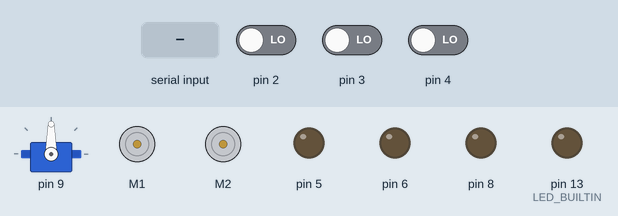
Simulated run of this sketch. Board: Arduino Uno, built with avr-gcc and run on an emulated ATmega328P. Shown: servo, 2 × DC motor (green arrow = forward, orange = backward, longer = faster), output pins drawn as LEDs (lit = HIGH). Inputs (shaded band) come from the test bench; at power-on: pin 2 LOW, pin 4 LOW, pin 3 LOW. What the sketch prints to the serial monitor is not drawn.

Above: at 13.2 s.
13.3 s: pin 2 driven HIGH
At 14.4 s:
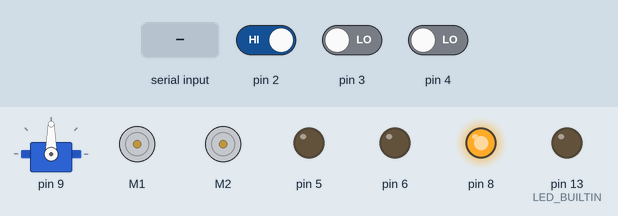
14.8 s: pin 4 driven HIGH
At 15.5 s:
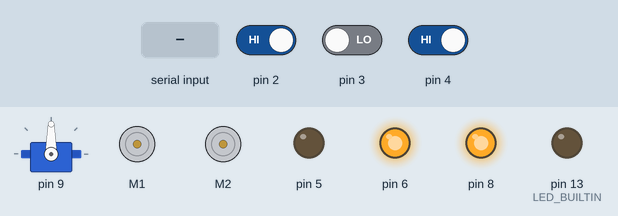
16.3 s: "a\n" received over Serial
At 16.8 s:
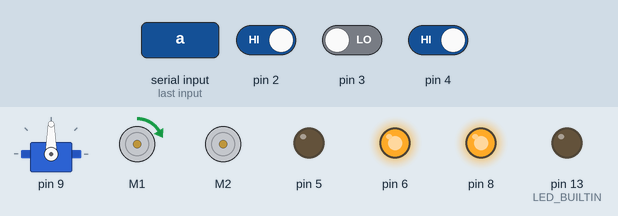
17.8 s: "c\n" received over Serial
At 19.0 s:
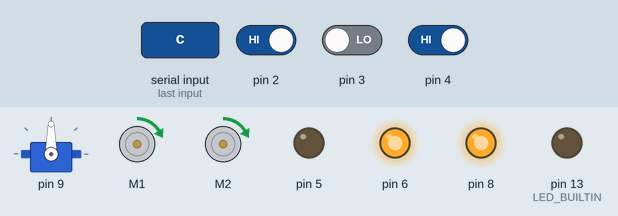
19.3 s: "e\n" received over Serial
At 20.2 s:
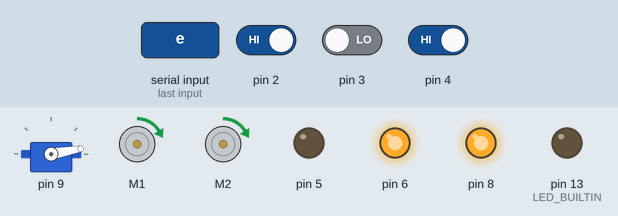
20.8 s: pin 2 driven LOW
At 21.3 s:
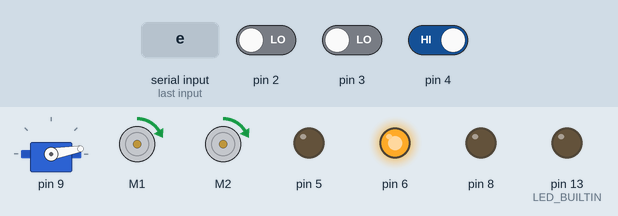
Timing chart, 0 to 23.3 s (numbered marks = the images above; inputs shaded):
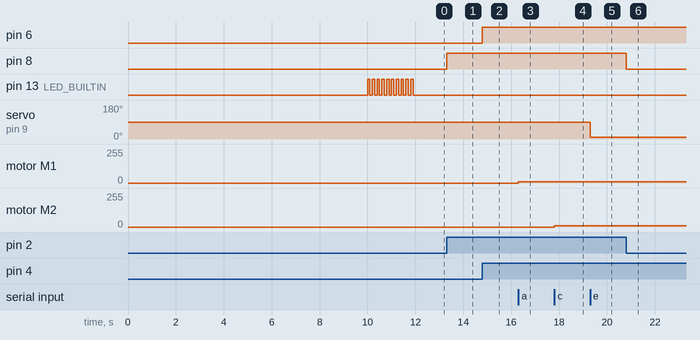

Measured:
- after the input at 13.3 s, pin 8: LOW → HIGH at once
- after the input at 14.8 s, pin 6: LOW → HIGH at once
- after the input at 16.3 s, motor M1: stopped → forward 10/255 at once
- after the input at 17.8 s, motor M2: stopped → forward 10/255 at once
- after the input at 19.3 s, servo on pin 9: 90° → 10° at once
- after the input at 20.8 s, pin 8: HIGH → LOW at once

The sketch:

main.ino
```cpp
#include "Arduino.h"
#include "DeviceControllers.h"
#include "Adafruit_MotorShield.h"
#include <Servo.h>

// pointer declaration for I/O objects
DCMotor* right_fwd;
DCMotor* right_bwd;
DCMotor* left_fwd;
DCMotor* left_bwd;
DCMotor* pulley_up;
DCMotor* pulley_down;
DCMotor* pusher_out;
DCMotor* pusher_in;
Button* hall_effect1;
Button* hall_effect2;
Button* IR_sensor;
IDP_servo* selector_servo;
LED* drive_led;
LED* hall_led;
LED* IR_led;

void establishContact();
String input_command = "";         // a String to hold incoming data
bool string_complete = false;  // whether the string is complete

void setup() {
	AFMS.begin();   // create with the default frequency 1.6KHz

	// I/O object definitions

  drive_led = new LED(5);
  right_fwd = new DCMotor(1,FORWARD);
  right_bwd = new DCMotor(1,BACKWARD);
  left_fwd = new DCMotor(2, FORWARD);
  left_bwd = new DCMotor(2, BACKWARD);
  pulley_up = new DCMotor(3, FORWARD);
  pulley_down = new DCMotor(3, BACKWARD);
  pusher_out = new DCMotor(4, FORWARD);
  pusher_in = new DCMotor(4, BACKWARD);
  selector_servo = new IDP_servo(9); // pin 9
  hall_effect1 = new Button(2); // pin 2
  hall_effect2 = new Button(3);
  IR_sensor = new Button(4);
  hall_led = new LED(8);
  IR_led = new LED(6);
  // start serial port at 9600 bps:
  Serial.begin(9600);
  while (!Serial) {
    ; // wait for serial port to connect. Needed for native USB port only
  }
// initialize digital pin LED_BUILTIN as an output.
  pinMode(LED_BUILTIN, OUTPUT);
  input_command.reserve(200); // reserve memory for command

  establishContact();   //send a byte to establish contact until receiver responds
  // paired with handshake function in Python
}

void loop() {
	if ((hall_effect1 -> read_state())||(hall_effect2 -> read_state())){
		hall_led -> set_state(HIGH);
	}else{
		hall_led -> set_state(LOW);
	}
	if (IR_sensor -> read_state()){
		IR_led -> set_state(HIGH);
	}else{
		IR_led -> set_state(LOW);
	}
    if (string_complete) {
        // switch statement for interpreting commands from serial
    	switch(input_command[0]){
    	case 'a':
    		right_fwd->set_state(int(input_command[1])); //  reverts Char input back into int
			break;
    	case 'b':
			right_bwd->set_state(int(input_command[1]));
			break;
    	case 'c':
			left_fwd->set_state(int(input_command[1]));
			break;
    	case 'd':
			left_bwd->set_state(int(input_command[1]));
    	    break;
    	case 'e':
			selector_servo->set_state(int(input_command[1])); //position arg
			break;
    	case 'f':
			pulley_up->set_state(int(input_command[1]));
			break;
    	case 'g':
			pulley_down->set_state(int(input_command[1]));
			break;
    	case 'h':
			pusher_out->set_state(int(input_command[1]));
			break;
		case 'i':
			pusher_in->set_state(int(input_command[1]));
			break;
		case 'j':
			Serial.write((hall_effect1 -> read_state())||(hall_effect2 -> read_state()));
			break;
		case 'k':
			Serial.write(IR_sensor -> read_state());
			break;
		case 'l':
			drive_led -> set_state(int(input_command[1]));

    	default :;
    	}
    // clear the string:
    input_command = "";
    string_complete = false;
  }

 }


void serialEvent() {
  // using serialEvent(), called at the end of each loop (called when data is available)
  //This is where commands come in
  while (Serial.available()) {
    // get the new byte:
    char inChar = (char)Serial.read();
    // add it to the input_command, 1st should be a Char, second an int Char conversion just to make it fit in string
    input_command += inChar;
    // if the incoming character is a newline, set a flag so the main loop can
    // do something about it:
    if (inChar == '\n') {
      string_complete = true;
    }
  }
}


void establishContact() {
    // written mostly get familiar with

    //THIS FUNC IN SETUP, "handshake" in python immediately after port connection established
    Serial.write("hello"); // send handshake message
    int counter = 0;
    // loops until it gets something or it times out
    while(true){

    if (Serial.available() > 0){
      int message = Serial.read();
      Serial.write(char(message)); // should receive an H
      break;
    }else if(counter == 20){
      for( int a = 0; a < 10; a++ ){
       digitalWrite(LED_BUILTIN, HIGH);
       delay(100); //flashing LED indicates failed connection
       digitalWrite(LED_BUILTIN, LOW);
       delay(100);
       }
       break;
    }else{
      counter++;
      delay(500);
    }

    }
}
```

DeviceControllers.cpp
```cpp
/*
 * DeviceControllers.cpp
 *
 *  Created on: 27 Feb 2019
 *      Author: guyIsSmexy6969
 */
#include <Servo.h>
#include "DeviceControllers.h"
#include "Arduino.h"
#include "Adafruit_MotorShield.h"
// GET RID OF ALL SERIAL STUFF IT BREAKS THE HANDSHAKE
const int max_arg = 8;
Adafruit_MotorShield AFMS = Adafruit_MotorShield();


IO::IO(int pin_number){ //Parameterised constructor for generic IO
	pin = pin_number;

}

void IO::print_pin_state(){
//just prints the pin number
	Serial.println(pin);
}

Sensor::Sensor(int pin_number) : IO(pin_number){
	pinMode(pin, INPUT);
}

bool Sensor::state_changed(){ //default state changed check is pretty literal
	//if this works I'll be very impressed, considering read_state isn't defined yet
	int new_state = read_state();
	bool state_changed = (old_state != new_state);
	old_state = new_state; //save for next time
	return state_changed;
}
// This function was unused
void Sensor::set_state(int isEnabled){
//	if (isEnabled == 1){
//		activeSensors.push_back(this); //add to vector containing all sensors
//	} else {
//		//IDK how to remove/ 'disable'
//	}
}

Button::Button(int pin_number) : Sensor(pin_number){}


int Button::read_state(){
    // just returns the state of a pin, super generic
	return digitalRead(pin);
}

LED::LED(int pin_number) : IO(pin_number){
	//Serial.println("LED constructor");
	pinMode(pin, OUTPUT);
}

void LED::set_state(int val){//Expects Low or High, 0 or 1
	//int digital_state = map( val, 0, max_arg, 0, 1);
	digitalWrite(pin, val);
}

DCMotor::DCMotor(int motor_port, int dir) : IO(motor_port){
	motor = AFMS.getMotor(motor_port);
	direction = dir;
}

void DCMotor::set_state(int power){
    // motor is a pointer, sets direction and power
	motor->setSpeed(power);
	motor->run(direction);
}

IDP_servo::IDP_servo(int pin_number) : IO(pin_number){
	our_servo.attach(pin_number); // assigns pin to servo
}

void IDP_servo::set_state(int position){
	// position in degrees
	our_servo.write(position);
}
```

DeviceControllers.h
```cpp
/*
 * DeviceControllers.h
 *
 *  Created on: 27 Feb 2019
 *      Author: guyIsSmexy6969
 */

#ifndef DEVICECONTROLLERS_H_
#define DEVICECONTROLLERS_H_

#include "Adafruit_MotorShield.h"
#include <Servo.h>
extern Adafruit_MotorShield AFMS;

class IO {
	//Base class to define any sort of input/output by associating it with a pin
public:
	IO(int pin_number);
	int pin;
	void print_pin_state();
	virtual void set_state(int power) = 0;
};
class Sensor: public IO {
	//base class extends IO to make it output a value
private:
	int old_state = 0; //everything starts off :)

public:
	Sensor(int pin);
	virtual int read_state() = 0;
	bool state_changed();
	void set_state(int power);//this function should be used to enable/disable a sensor
};
class Button : public Sensor {//could probably just be a digital sensor
public:
	Button(int read_pin); //doesn't really need its own constructor, since sensor sets the pinmode
	int read_state();
	//inherit set_state
};
class LED: public IO {//subclass IO
public:
	LED(int pin_number);
	void set_state(int power);
};


class DCMotor: public IO {
private:
	int direction;
public:
	DCMotor(int motor_port, int direction);
	void set_state(int power);
	Adafruit_DCMotor *motor;
};
class IDP_servo: public IO {

public:
	IDP_servo(int pin_number);
	void set_state(int position);
	Servo our_servo;

};
#endif /* DEVICECONTROLLERS_H_ */
```
